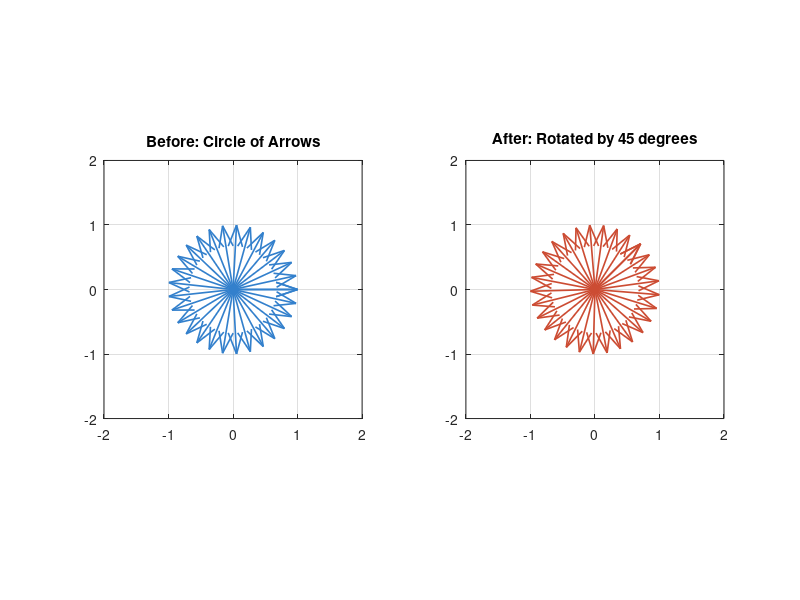

Reproduce this figure in MATLAB. (Note: this script raises an error after producing the figure.)
% MODULE 04: MATH FOUNDATIONS -- Exercise Solution
% Complete solution with all TODOs filled in.
%
% Part of the Matlab for Computational Neuroscience course
% Module 04: Math Foundations
%
% What you'll see when you run this:
%   Figure 1: Before/after rotation transformation
%   Figure 2: Plant height histogram with mean/std lines
%   Figure 3: Sunlight vs plant height correlation scatter
%   Figure 4: Eigenvector visualization for matrix [3 1; 0 2]

clear; clc; close all;

%% Part 1: Matrix Transformations

% A rotation matrix that rotates vectors by 45 degrees
angle = pi/4;
R = [cos(angle), -sin(angle);
     sin(angle),  cos(angle)];

% Create a circle of unit vectors
theta = linspace(0, 2*pi, 30);
arrows = [cos(theta); sin(theta)];

% TODO 1: Apply the rotation matrix R to the arrows.
transformed = R * arrows;

% Plot before and after
figure(1);
subplot(1, 2, 1);
quiver(zeros(1, 30), zeros(1, 30), arrows(1,:), arrows(2,:), 0, ...
    'LineWidth', 1.2, 'Color', [0.2 0.5 0.8]);
axis equal; grid on; xlim([-2 2]); ylim([-2 2]);
title('Before: Circle of Arrows');

subplot(1, 2, 2);
quiver(zeros(1, 30), zeros(1, 30), transformed(1,:), transformed(2,:), 0, ...
    'LineWidth', 1.2, 'Color', [0.8 0.3 0.2]);
axis equal; grid on; xlim([-2 2]); ylim([-2 2]);
title('After: Rotated by 45 degrees');
sgtitle('Rotation Transformation');

% TODO 2: Compute the dot product.
a = [1, 0];
b = [0.5, 0.866];
similarity = dot(a, b);

fprintf('Dot product of a and b: %.3f\n', similarity);
fprintf('(Should be 0.5 -- they are 60 degrees apart)\n');

% TODO 3: Compute the combined transformation matrix.
S = [3 0; 0 1];
combined = R * S;

fprintf('Combined matrix:\n');
disp(combined);
fprintf('Applying combined to [1;0]: [%.2f; %.2f]\n', combined * [1; 0]);

%% Part 2: Statistics

plant_heights = [15, 22, 18, 25, 12, 20, 28, 16, 23, 19, 21, 17, 24, 14, 26];

% TODO 4: Compute the mean.
avg_height = mean(plant_heights);
fprintf('\nMean plant height: %.1f cm\n', avg_height);

% TODO 5: Compute the standard deviation.
spread = std(plant_heights);
fprintf('Std deviation: %.1f cm\n', spread);

% TODO 6: Plot histogram with mean and std lines.
figure(2);
histogram(plant_heights, 8, 'FaceColor', [0.5 0.8 0.5]);
hold on;
xline(avg_height, 'r-', 'LineWidth', 2);
xline(avg_height + spread, 'r--', 'LineWidth', 1);
xline(avg_height - spread, 'r--', 'LineWidth', 1);
hold off;
xlabel('Height (cm)');
ylabel('Count');
title(sprintf('Plant Heights: mean = %.1f, std = %.1f', avg_height, spread));
legend('Data', 'Mean', '+/- 1 Std');
grid on;

% Correlation
rng(42);
sunlight_hours = plant_heights * 0.3 + randn(1, 15) * 1.5 + 2;

% TODO 7: Compute the correlation.
R = corrcoef(plant_heights, sunlight_hours);
r = R(1,2);

fprintf('\nCorrelation between plant heights and sunlight: r = %.2f\n', r);

figure(3);
scatter(sunlight_hours, plant_heights, 60, 'filled', ...
    'MarkerFaceColor', [0.3 0.7 0.4]);
xlabel('Sunlight (hours/day)');
ylabel('Plant Height (cm)');
title(sprintf('Sunlight vs Plant Height (r = %.2f)', r));
grid on;

%% Part 3: Eigenvalues

A = [3 1; 0 2];

% TODO 8: Compute eigenvectors and eigenvalues.
[V, D] = eig(A);

% TODO 9: Extract first eigenvector and eigenvalue.
ev1 = V(:,1);
lambda1 = D(1,1);

fprintf('\nEigenvector 1: [%.3f; %.3f]\n', ev1(1), ev1(2));
fprintf('Eigenvalue 1:  %.2f\n', lambda1);
fprintf('Verification: A*v1 = [%.3f; %.3f]\n', A*ev1);
fprintf('              lambda1*v1 = [%.3f; %.3f]\n', lambda1*ev1);

% TODO 10: Plot with eigenvectors highlighted.
figure(4);
theta_plot = linspace(0, 2*pi, 40);
circle = [cos(theta_plot); sin(theta_plot)];
transformed_circle = A * circle;

% Gray: all transformed vectors
quiver(zeros(1, 40), zeros(1, 40), ...
    transformed_circle(1,:), transformed_circle(2,:), 0, ...
    'Color', [0.75 0.75 0.75]);
hold on;

% Blue: first eigenvector before and after
sc = 1.5;
quiver(0, 0, ev1(1)*sc, ev1(2)*sc, 0, 'b--', 'LineWidth', 2, 'MaxHeadSize', 0.5);
quiver(0, 0, ev1(1)*sc*lambda1, ev1(2)*sc*lambda1, 0, 'b-', 'LineWidth', 3, 'MaxHeadSize', 0.5);

% Red: second eigenvector before and after
ev2 = V(:,2); lambda2 = D(2,2);
quiver(0, 0, ev2(1)*sc, ev2(2)*sc, 0, 'r--', 'LineWidth', 2, 'MaxHeadSize', 0.5);
quiver(0, 0, ev2(1)*sc*lambda2, ev2(2)*sc*lambda2, 0, 'r-', 'LineWidth', 3, 'MaxHeadSize', 0.5);

hold off;
axis equal; grid on;
title('Eigenvectors: Directions That Survive');
xlabel('x'); ylabel('y');
legend('Transformed vectors', ...
    sprintf('Eigenvec 1 before (\\lambda=%.1f)', lambda1), ...
    'Eigenvec 1 after', ...
    sprintf('Eigenvec 2 before (\\lambda=%.1f)', lambda2), ...
    'Eigenvec 2 after', ...
    'Location', 'southwest');

%% Part 4: Challenge

% TODO 11: Stretch matrix.
stretch_matrix = [3 0; 0 1];

test_vectors = [1 0 1; 0 1 1];
stretched = stretch_matrix * test_vectors;
fprintf('\nChallenge: Stretch x by 3\n');
fprintf('  [1;0] -> [%.1f; %.1f]\n', stretched(:,1));
fprintf('  [0;1] -> [%.1f; %.1f]\n', stretched(:,2));
fprintf('  [1;1] -> [%.1f; %.1f]\n', stretched(:,3));

% TODO 12: Eigenvectors of the stretch matrix.
[V_stretch, D_stretch] = eig(stretch_matrix);

fprintf('Eigenvectors of stretch matrix:\n');
fprintf('  v1 = [%.1f; %.1f], lambda = %.1f\n', V_stretch(:,1), D_stretch(1,1));
fprintf('  v2 = [%.1f; %.1f], lambda = %.1f\n', V_stretch(:,2), D_stretch(2,2));

fprintf('\nDone! You should see four figures.\n');
